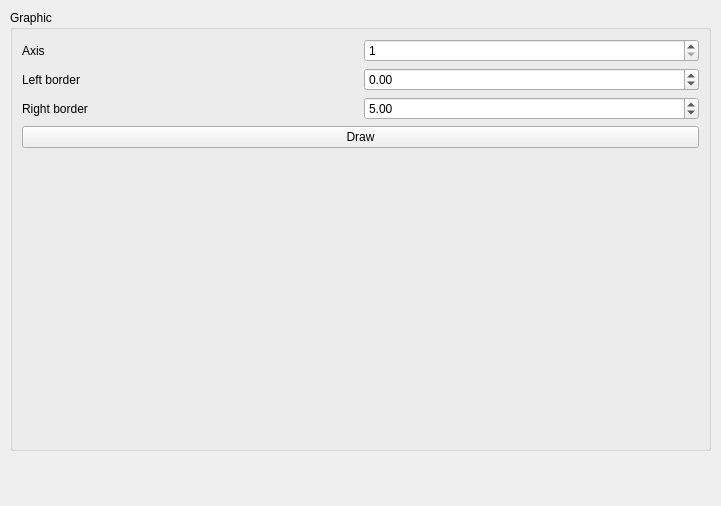
<?xml version="1.0" encoding="UTF-8"?>
<ui version="4.0">
 <class>QPlot</class>
 <widget class="QWidget" name="QPlot">
  <property name="geometry">
   <rect>
    <x>0</x>
    <y>0</y>
    <width>721</width>
    <height>506</height>
   </rect>
  </property>
  <property name="windowTitle">
   <string>Form</string>
  </property>
  <widget class="QGroupBox" name="qraphic">
   <property name="geometry">
    <rect>
     <x>10</x>
     <y>10</y>
     <width>701</width>
     <height>441</height>
    </rect>
   </property>
   <property name="sizePolicy">
    <sizepolicy hsizetype="Preferred" vsizetype="Preferred">
     <horstretch>0</horstretch>
     <verstretch>0</verstretch>
    </sizepolicy>
   </property>
   <property name="title">
    <string>Graphic</string>
   </property>
   <layout class="QVBoxLayout" name="verticalLayout_4">
    <item>
     <layout class="QGridLayout" name="gridLayout">
      <item row="0" column="0">
       <widget class="QLabel" name="labelAxis">
        <property name="text">
         <string>Axis</string>
        </property>
       </widget>
      </item>
      <item row="1" column="0">
       <widget class="QLabel" name="labelLB">
        <property name="text">
         <string>Left border</string>
        </property>
       </widget>
      </item>
      <item row="2" column="0">
       <widget class="QLabel" name="labelRB">
        <property name="text">
         <string>Right border</string>
        </property>
       </widget>
      </item>
      <item row="1" column="1">
       <widget class="QDoubleSpinBox" name="spinLeftBorder">
        <property name="minimum">
         <double>-99.989999999999995</double>
        </property>
       </widget>
      </item>
      <item row="2" column="1">
       <widget class="QDoubleSpinBox" name="spinRightBorder">
        <property name="minimum">
         <double>-99.989999999999995</double>
        </property>
        <property name="value">
         <double>5.000000000000000</double>
        </property>
       </widget>
      </item>
      <item row="0" column="1">
       <widget class="QSpinBox" name="spinAxis">
        <property name="minimum">
         <number>1</number>
        </property>
        <property name="maximum">
         <number>100</number>
        </property>
       </widget>
      </item>
     </layout>
    </item>
    <item>
     <widget class="QPushButton" name="drawButton">
      <property name="text">
       <string>Draw</string>
      </property>
     </widget>
    </item>
    <item>
     <widget class="QCustomPlot" name="plot" native="true"/>
    </item>
   </layout>
  </widget>
 </widget>
 <customwidgets>
  <customwidget>
   <class>QCustomPlot</class>
   <extends>QWidget</extends>
   <header>qcustomplot.h</header>
   <container>1</container>
  </customwidget>
 </customwidgets>
 <resources/>
 <connections/>
</ui>
